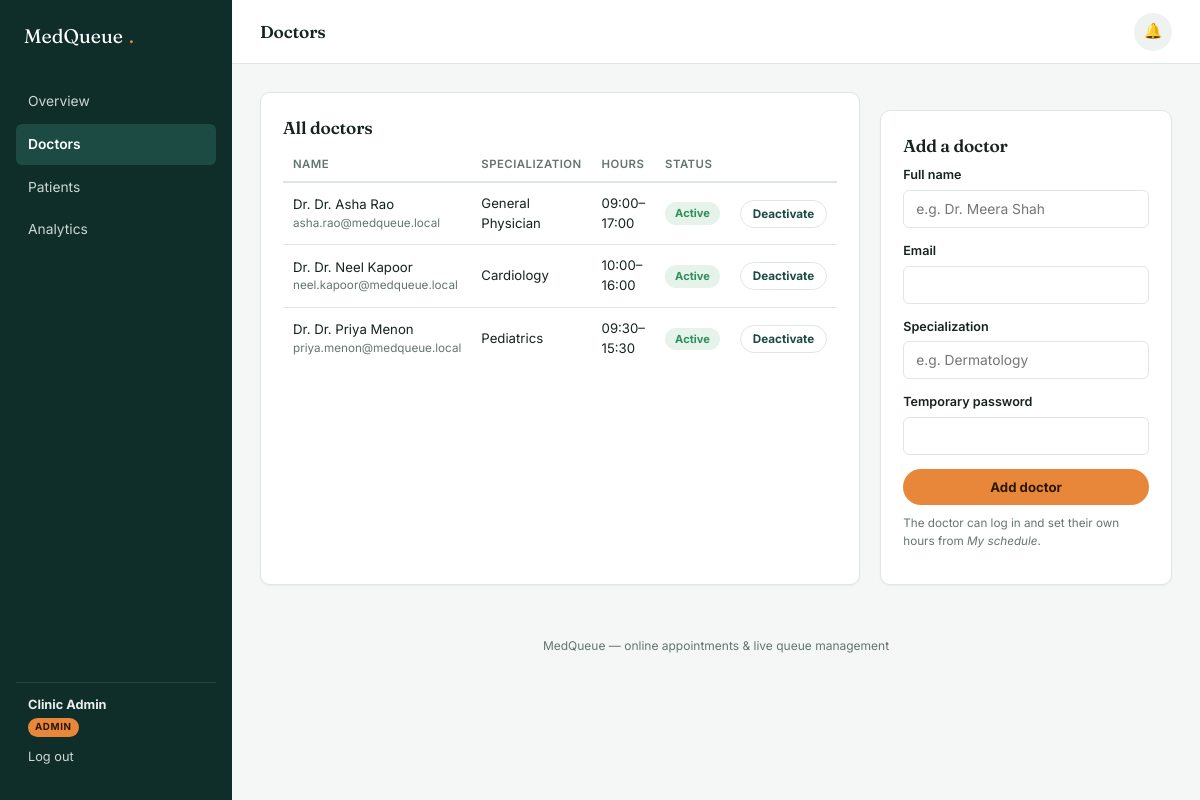
Page /admin/doctors (signed in) on the committed database.
### tables this page shows
CREATE TABLE users (
    id INTEGER PRIMARY KEY AUTOINCREMENT,
    name TEXT NOT NULL,
    email TEXT NOT NULL UNIQUE,
    password_hash TEXT NOT NULL,
    role TEXT NOT NULL CHECK(role IN ('patient','doctor','admin')),
    phone TEXT,
    is_active INTEGER NOT NULL DEFAULT 1,
    created_at TEXT NOT NULL DEFAULT (datetime('now'))
);

CREATE TABLE doctors (
    id INTEGER PRIMARY KEY AUTOINCREMENT,
    user_id INTEGER NOT NULL UNIQUE REFERENCES users(id) ON DELETE CASCADE,
    specialization TEXT NOT NULL,
    bio TEXT,
    avg_consult_minutes INTEGER NOT NULL DEFAULT 15,
    work_start TEXT NOT NULL DEFAULT '09:00',
    work_end TEXT NOT NULL DEFAULT '17:00',
    slot_minutes INTEGER NOT NULL DEFAULT 15,
    days_off TEXT NOT NULL DEFAULT '0',  -- comma separated ISO weekday numbers off (1=Mon..7=Sun), 0 = none extra (Sunday handled separately)
    is_active INTEGER NOT NULL DEFAULT 1
);

### app.py (the view, shortened to what this page needs)
@app.route("/admin/doctors", methods=["GET", "POST"])
@role_required("admin")
def admin_doctors():
    doctors = db.query(
        """SELECT d.*, u.name, u.email, u.is_active AS user_active
           FROM doctors d JOIN users u ON u.id = d.user_id ORDER BY u.name"""
    )
    return render_template("admin_doctors.html", doctors=doctors)

### app.py (called while the page is built)
def current_user():
    if "user_id" not in session:
        return None
    return db.query("SELECT * FROM users WHERE id=?", (session["user_id"],), one=True)

@app.before_request
def load_user():
    g.user = current_user()

def role_required(role):
    def decorator(view):
        @wraps(view)
        def wrapped(*a, **kw):
            if not g.user:
                flash("Please log in to continue.", "error")
                return redirect(url_for("login"))
            if g.user["role"] != role:
                flash("You don't have access to that page.", "error")
                return redirect(url_for("dashboard"))
            return view(*a, **kw)
        return wrapped
    return decorator

### database.py (called while the page is built)
def get_db():
    conn = sqlite3.connect(DB_PATH)
    conn.row_factory = sqlite3.Row
    conn.execute("PRAGMA foreign_keys = ON")
    return conn

def query(sql, args=(), one=False):
    conn = get_db()
    cur = conn.execute(sql, args)
    rows = cur.fetchall()
    conn.close()
    return (rows[0] if rows else None) if one else rows

### templates/admin_doctors.html (shortened to what this page needs)
{% extends "base.html" %}
{% block page_title %}Doctors{% endblock %}
{% block content %}
<div class="grid-2">
  <div class="card">
    <h3>All doctors</h3>
    {% if doctors %}
    <table>
      <thead><tr><th>Name</th><th>Specialization</th><th>Hours</th><th>Status</th><th></th></tr></thead>
      <tbody>
        {% for d in doctors %}
        <tr>
          <td>Dr. {{ d.name }}<div class="muted" style="font-size:.78rem;">{{ d.email }}</div></td>
          <td>{{ d.specialization }}</td>
          <td>{{ d.work_start }}&ndash;{{ d.work_end }}</td>
          <td><span class="badge {{ 'completed' if d.is_active else 'cancelled' }}">{{ 'Active' if d.is_active else 'Inactive' }}</span></td>
          <td>
            <form method="POST" action="{{ url_for('admin_toggle_doctor', doctor_id=d.id) }}">
              <button type="submit" class="btn ghost sm">{{ 'Deactivate' if d.is_active else 'Activate' }}</button>
            </form>
          </td>
        </tr>
        {% endfor %}
      </tbody>
    </table>
    {% else %}
    <div class="empty-state"><p>No doctors added yet.</p></div>
    {% endif %}
  </div>
  <div class="card">
    <h3>Add a doctor</h3>
    <form method="POST">
      <div class="field">
        <label for="name">Full name</label>
        <input type="text" id="name" name="name" placeholder="e.g. Dr. Meera Shah" required>
      </div>
      <div class="field">
        <label for="email">Email</label>
        <input type="email" id="email" name="email" required>
      </div>
      <div class="field">
        <label for="specialization">Specialization</label>
        <input type="text" id="specialization" name="specialization" placeholder="e.g. Dermatology" required>
      </div>
      <div class="field">
        <label for="password">Temporary password</label>
        <input type="password" id="password" name="password" required>
      </div>
      <button type="submit" class="btn accent" style="width:100%;">Add doctor</button>
    </form>
    <p class="muted" style="font-size:.78rem; margin-top:10px;">The doctor can log in and set their own hours from <em>My schedule</em>.</p>
  </div>
</div>
{% endblock %}

### templates/base.html (shortened to what this page needs)
<!DOCTYPE html>
<html lang="en">
<head>
<link rel="stylesheet" href="{{ url_for('static', filename='css/style.css') }}">
</head>
<body>
<div class="app-shell">
  <aside class="sidebar">
    <div class="brand">MedQueue<span class="dot">.</span></div>
    <nav>
      {% if g.user.role == 'patient' %}
        <a href="{{ url_for('patient_dashboard') }}" class="{{ 'active' if request.endpoint == 'patient_dashboard' }}">Dashboard</a>
        <a href="{{ url_for('book_select_doctor') }}" class="{{ 'active' if request.endpoint in ['book_select_doctor','book_appointment'] }}">Book appointment</a>
        <a href="{{ url_for('my_appointments') }}" class="{{ 'active' if request.endpoint == 'my_appointments' }}">My appointments</a>
        <a href="{{ url_for('notifications') }}" class="{{ 'active' if request.endpoint == 'notifications' }}">Notifications</a>
      {% elif g.user.role == 'admin' %}
        <a href="{{ url_for('admin_dashboard') }}" class="{{ 'active' if request.endpoint == 'admin_dashboard' }}">Overview</a>
        <a href="{{ url_for('admin_doctors') }}" class="{{ 'active' if request.endpoint == 'admin_doctors' }}">Doctors</a>
        <a href="{{ url_for('admin_users') }}" class="{{ 'active' if request.endpoint == 'admin_users' }}">Patients</a>
        <a href="{{ url_for('admin_analytics') }}" class="{{ 'active' if request.endpoint == 'admin_analytics' }}">Analytics</a>
      {% endif %}
    </nav>
    {% if g.user %}
    <div class="user-box">
      <div><strong>{{ g.user.name }}</strong></div>
      <div class="role-tag">{{ g.user.role }}</div>
      <div style="margin-top:10px;"><a href="{{ url_for('logout') }}">Log out</a></div>
    </div>
    {% endif %}
  </aside>
  <div class="main">
    <div class="topbar">
      <h1>{% block page_title %}{% endblock %}</h1>
      <div class="actions">
        <a class="bell" href="{{ url_for('notifications') }}" aria-label="Notifications" id="bell">
          🔔
        </a>
      </div>
    </div>
    <div class="content">
      {% block content %}{% endblock %}
    </div>
    <footer class="page-footer">MedQueue &mdash; online appointments &amp; live queue management</footer>
  </div>
</div>
</body>
</html>

### rows in the picture
users: user.name "Clinic Admin", user.role "ADMIN"
doctors: name "Dr. Asha Rao", email "asha.rao@medqueue.local", specialization "General Physician", work_start "09:00", work_end "17:00", is_active "Active", is_active "Deactivate"
doctors: name "Dr. Neel Kapoor", email "neel.kapoor@medqueue.local", specialization "Cardiology", work_start "10:00", work_end "16:00", is_active "Active", is_active "Deactivate"
doctors: name "Dr. Priya Menon", email "priya.menon@medqueue.local", specialization "Pediatrics", work_start "09:30", work_end "15:30", is_active "Active", is_active "Deactivate"
